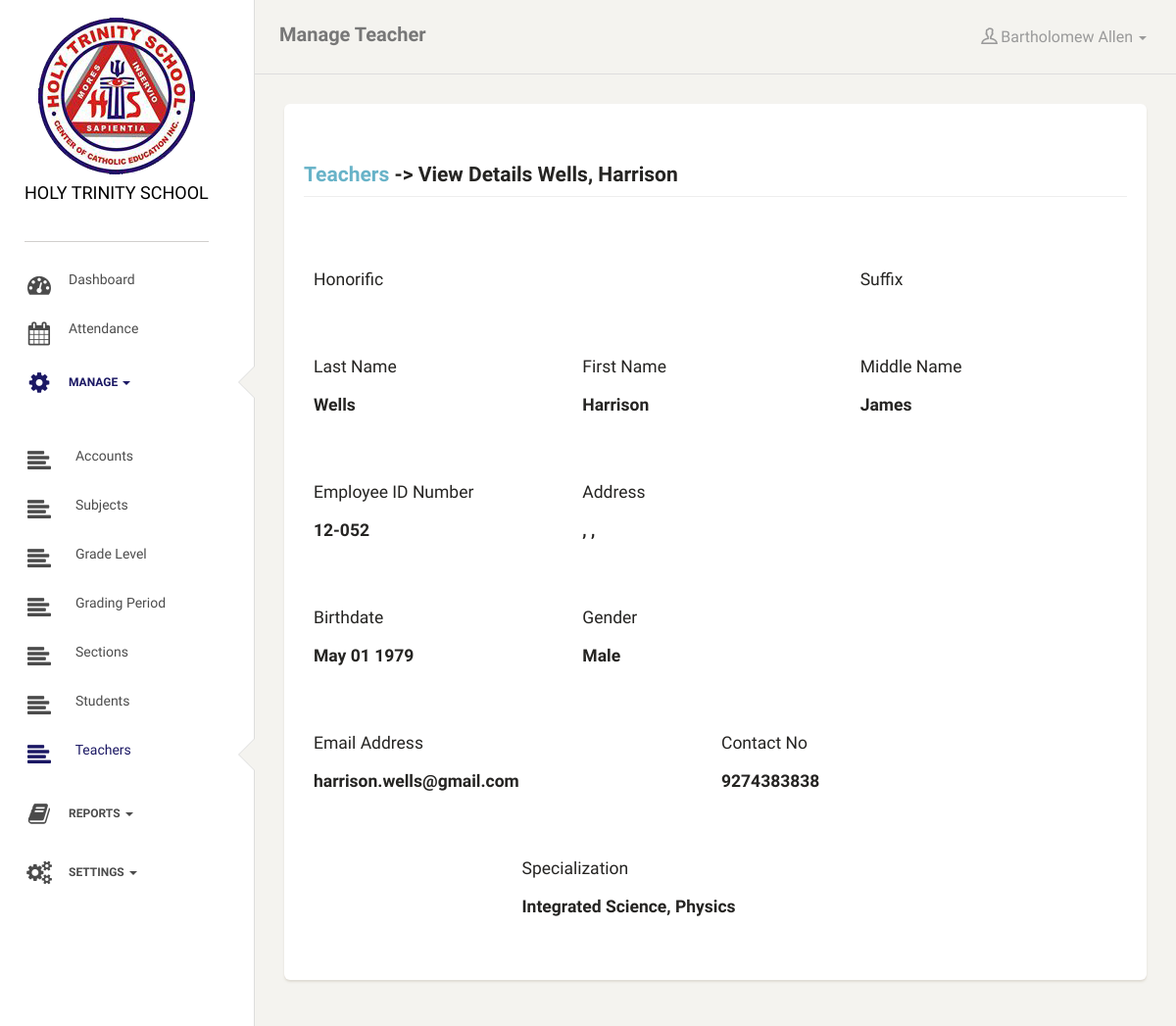
The app's page /teachers.php?s=view&tid=2 (signed in) with its own data.
### tables this page shows
CREATE TABLE `useraccount` (
  `user_id` int(11) NOT NULL AUTO_INCREMENT,
  `username` varchar(255) NOT NULL,
  `password` varchar(512) NOT NULL,
  `last_name` varchar(255) NOT NULL,
  `first_name` varchar(255) NOT NULL,
  `middle_name` varchar(255) NOT NULL,
  `honorific` varchar(100) NOT NULL,
  `suffix` varchar(100) NOT NULL,
  `emp_num` varchar(255) NOT NULL,
  `user_privilege` int(11) NOT NULL,
  `randSalt` varchar(255) NOT NULL DEFAULT '$2y$10$jMmqu3FgVxSxnIsFbQpCg1$',
  `first_login` int(11) NOT NULL,
  `archive_status` int(11) NOT NULL DEFAULT '0',
  PRIMARY KEY (`user_id`)
);

CREATE TABLE `user_profile` (
  `profile_id` int(11) NOT NULL AUTO_INCREMENT,
  `user_id` int(11) NOT NULL,
  `full_name` text NOT NULL,
  `address` text NOT NULL,
  `gender` varchar(16) NOT NULL,
  `birthdate` date NOT NULL,
  `specialization` text NOT NULL,
  `email` text NOT NULL,
  `contact_no` varchar(70) NOT NULL,
  PRIMARY KEY (`profile_id`)
);

### includes/functions.php (called while the page is built, shortened)
<?php
function displayTeacherName($id){
    global $connection;
    $query = "SELECT * FROM useraccount WHERE user_id = {$id}";
    $result = mysqli_query($connection, $query);
    $row = mysqli_fetch_array($result);
    return $row['last_name'] . ", " . $row['first_name'];
}

### includes/teacher_view_details.php (the view, shortened to what this page needs)
<?php
$query = "SELECT * FROM useraccount a LEFT JOIN user_profile b ON a.user_id=b.user_id WHERE a.user_id = {$_GET['tid']}";
$result = mysqli_query($connection, $query);
$row = mysqli_fetch_array($result);
?>
<div class="content">
    <div class="row">
        <form action="accounts.php?s=exec" method="post">
           <div class="row">
                <div class="form-group col-lg-12">
                    <div class="col-lg-4">
                        <h5>Honorific</h5>
                    </div>
                    <div class="col-lg-4 col-lg-offset-4">
                        <h5>Suffix</h5>
                    </div>
                </div>
            </div>
            <div class="row">
                <div class="form-group col-lg-12">
                    <div class="col-lg-4">
                        <h5>Last Name</h5>
                        <h5><b><?= $row['last_name'] ?></b></h5>
                    </div>
                    <div class="col-lg-4">
                        <h5>First Name</h5>
                        <h5><b><?= $row['first_name'] ?></b></h5>
                    </div>
                    <div class="col-lg-4">
                        <h5>Middle Name</h5>
                        <h5><b><?= $row['middle_name'] ?></b></h5>
                    </div>
                </div>
            </div>
            <div class="row">
                <div class="form-group col-lg-12">
                    <div class="col-lg-4">
                        <h5>Employee ID Number</h5>
                        <h5><b><?= $row['emp_num'] ?></b></h5>
                    </div>
                    <div class="col-lg-8">
                        <h5>Address</h5>
                        <h5><b><?= $row['address'] ?></b></h5>
                    </div>
                </div>
            </div>
            <div class="row">
                <div class="form-group col-lg-12">
                    <div class="col-lg-4">
                        <h5>Birthdate</h5>
                        <h5><b><?= date("F d Y", strtotime($row['birthdate'])) ?></b></h5>
                    </div>
                    <div class="col-lg-4">
                        <h5>Gender</h5>
                        <h5><b><?= $row['gender'] ?></b></h5>
                    </div>
                </div>
            </div>
            <div class="row">
                <div class="form-group col-lg-12">
                    <div class="col-lg-6">
                        <h5>Email Address</h5>
                        <h5><b><?= $row['email'] ?></b></h5>
                    </div>
                    <div class="col-lg-6">
                        <h5>Contact No</h5>
                        <h5><b><?= $row['contact_no'] ?></b></h5>
                    </div>
                </div>
            </div>
            <div class="row">
                <div class="form-group col-lg-12">
                    <div class="col-lg-offset-3 col-lg-6 col-lg-offset-3">
                        <h5>Specialization</h5>
                        <h5><b><?= $row['specialization'] ?></b></h5>
                    </div>
                </div>
            </div>
        </form>
    </div>
</div>

### teachers.php (shortened to what this page needs)
<?php include("includes/header.php") ?>
    <?php include("includes/side-nav.php") ?>
    <?php include("includes/top-nav.php") ?>
    <div class="content">
        <div class="container-fluid">
            <div class="card">
                <div class="header">
                    <?php
            if(isset($_GET['s'])&&$_GET['s']=="assg_cls")
                echo '<h4 class="page-header"><a href="teachers.php">Teachers</a> -> Assign Classes to '. displayTeacherName($_GET['tid']) .'</h4>';
            elseif(isset($_GET['s'])&&$_GET['s']=="assg_adv_cls")
                echo '<h4 class="page-header"><a href="teachers.php">Teachers</a> -> Assign Advisory Classes to '. displayTeacherName($_GET['tid']) .'</h4>';
            elseif(isset($_GET['s'])&&$_GET['s']=="trans_rec")
                echo '<h4 class="page-header"><a href="teachers.php">Teachers</a> -> Transfer Records of '. displayTeacherName($_GET['tid']) .'</h4>';
            elseif(isset($_GET['s'])&&$_GET['s']=="view")
                echo '<h4 class="page-header"><a href="teachers.php">Teachers</a> -> View Details '. displayTeacherName($_GET['tid']) .'</h4>';
            else
                echo '<h4 class="page-header">Teachers</h4>';
                        ?>
                </div>
                <div class="content">
                    <?php
                if(isset($_GET['s'])) $source = $_GET['s']; else $source = '';
                   switch($source){
                       case 'view':
                           include "includes/teacher_view_details.php";
                           break;
                   }
               ?>
                </div>
            </div>
        </div>
    </div>
    <?php include("includes/footer.php") ?>

### records on screen
useraccount: displayTeacherName($_GET['tid']) "Wells, Harrison"
user_profile: user.last_name "Wells", user.first_name "Harrison", user.middle_name "James", user.emp_num "12-052", address ", ,", birthdate "May 01 1979", gender "Male", email "harrison.wells@gmail.com", contact_no "9274383838", specialization "Integrated Science, Physics"

### other values on screen
$activePage "Manage Teacher"
$_SESSION['hts_user_firstname'] "Bartholomew"
$_SESSION['hts_user_lastname'] "Allen"
